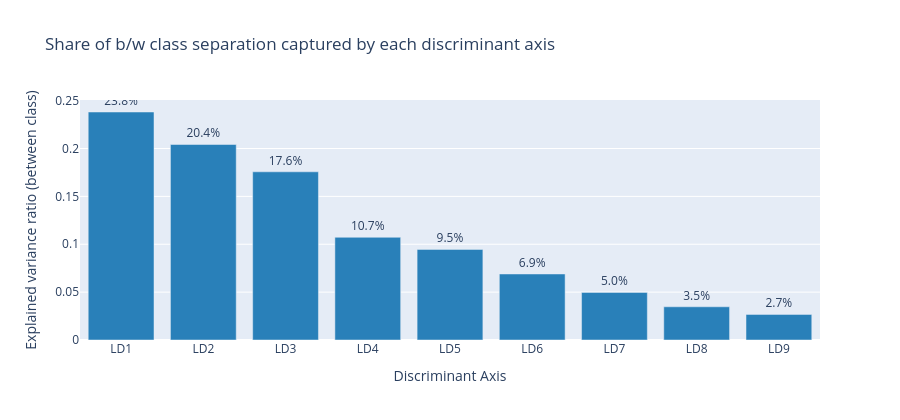

Write notebook code for a chart like this one.
### Markdown cell above
### 4.3 Explained variance ratio (between class)

### Code cell
# Explained Variance Ratio (B/W Class) 
evr = lda.explained_variance_ratio_

fig = go.Figure(go.Bar(x = [f"LD{i+1}" for i in range(len(evr))], y = evr,
                    marker_color = "#2980b9", text=[f"{v:.1%}" for v in evr],
                    textposition = "outside"))

fig.update_layout(title="Share of b/w class separation captured by each discriminant axis",
                xaxis_title="Discriminant Axis", yaxis_title="Explained variance ratio (between class)", height=420)
fig.show()

### Figure 1 — Plotly figure (JSON) as saved in the notebook; plotly's stock layout.template omitted (floating-point values rounded to 4 significant figures)
{"data": [{"marker": {"color": "#2980b9"}, "text": ["23.8%", "20.4%", "17.6%", "10.7%", "9.5%", "6.9%", "5.0%", "3.5%", "2.7%"], "textposition": "outside", "type": "bar", "x": ["LD1", "LD2", "LD3", "LD4", "LD5", "LD6", "LD7", "LD8", "LD9"], "y": [0.2381, 0.2042, 0.1757, 0.1073, 0.09462, 0.06895, 0.0497, 0.03468, 0.02675]}], "layout": {"height": 420, "title": {"text": "Share of b/w class separation captured by each discriminant axis"}, "xaxis": {"title": {"text": "Discriminant Axis"}}, "yaxis": {"title": {"text": "Explained variance ratio (between class)"}}}}
